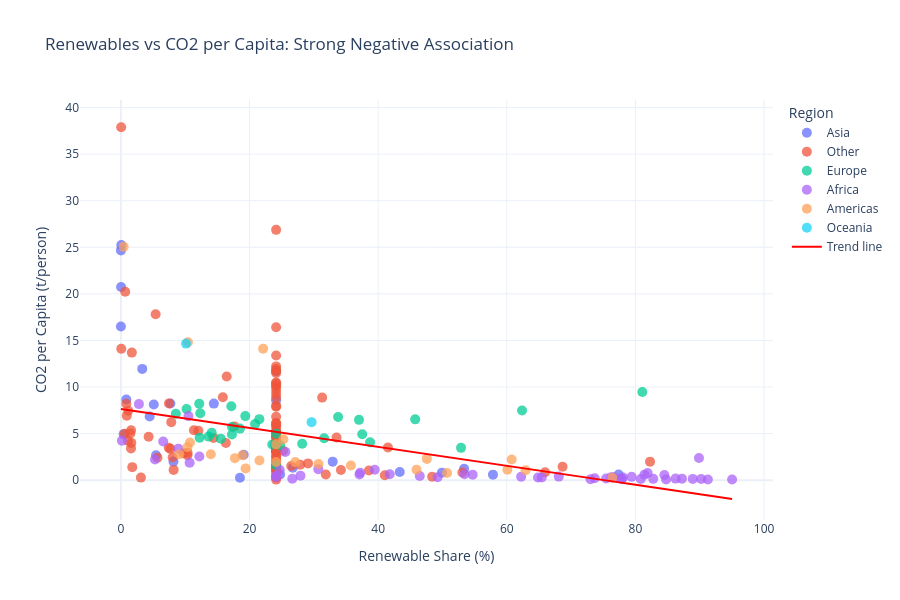

The code cell stored with this chart in its notebook:
### Markdown cell above
### Chart 6. Renewable Share Is the Most Consistent Lever Against Per-Capita Emissions
Observed pattern: Higher renewable penetration aligns with lower per-capita emissions across countries.
WHY: Cleaner electricity lowers system-wide carbon intensity and supports cleaner electrification.
IMPLICATION: Scaling clean power is the strongest practical pathway for sustained reduction.

### Code cell
sc6 = latest_df[(latest_df['renewable_share_final'].notna()) & (latest_df['co2_per_capita'].notna())].copy()

fig = px.scatter(
    sc6,
    x='renewable_share_final',
    y='co2_per_capita',
    color='region',
    hover_name='country',
    title='Renewables vs CO2 per Capita: Strong Negative Association',
    labels={
        'renewable_share_final': 'Renewable Share (%)',
        'co2_per_capita': 'CO2 per Capita (t/person)',
        'region': 'Region'
    },
    hover_data={
        'year': True,
        'renewable_share_final': ':.2f',
        'co2_per_capita': ':.2f',
        'gdp_per_capita_final': ':.2f',
        'co2': ':.2f'
    }
)

# Add a simple linear trend line without external dependencies (no statsmodels required)
x = sc6['renewable_share_final'].to_numpy()
y = sc6['co2_per_capita'].to_numpy()
if len(sc6) >= 2:
    m, b = np.polyfit(x, y, 1)
    x_line = np.linspace(x.min(), x.max(), 100)
    y_line = m * x_line + b
    fig.add_trace(
        go.Scatter(
            x=x_line,
            y=y_line,
            mode='lines',
            name='Trend line',
            line=dict(color='red', width=2)
        )
    )

fig.update_traces(marker=dict(size=10, opacity=0.75), selector=dict(mode='markers'))
fig.update_layout(template='plotly_white', height=600)
fig.show()

### Figure 1 — Plotly figure (JSON) as saved in the notebook; plotly's stock layout.template omitted (floating-point values rounded to 4 significant figures; data arrays with more than 128 entries replaced by an {"elided": "..."} marker saying what was removed)
{"data": [{"customdata": [[2022.0, 1314.0, 10.17], [2022.0, 38320.0, 37.83], [2022.0, 5066.0, 102.1], [2022.0, 3787.0, 20.86], [2022.0, 18920.0, 11710.0], [2022.0, 7350.0, 2831.0], [2022.0, 12550.0, 758.0], [2022.0, 17560.0, 767.2], [2022.0, 11970.0, 217.6], [2022.0, 36990.0, 62.27], [2022.0, 38200.0, 1030.0], [2022.0, 8820.0, 22.43], [2022.0, 47710.0, 115.8], [2022.0, 8485.0, 15.36], [2022.0, 25290.0, 281.9], [2022.0, 13230.0, 40.44], [2022.0, 5414.0, 31.64], [2022.0, 3229.0, 17.61], [2022.0, 37490.0, 77.99], [2022.0, 5412.0, 212.0], [2022.0, 8905.0, 151.0], [2022.0, 56690.0, 667.0], [2022.0, 81740.0, 48.93], [2022.0, 11160.0, 18.38], [2022.0, 2331.0, 31.42], [2022.0, 53280.0, 274.0], [2022.0, 15670.0, 272.6], [2022.0, 8365.0, 322.7]], "hovertemplate": "<b>%{hovertext}</b><br><br>Region=Asia<br>Renewable Share (%)=%{x:.2f}<br>CO2 per Capita (t/person)=%{y:.2f}<br>year=%{customdata[0]}<br>gdp_per_capita_final=%{customdata[1]:.2f}<br>co2=%{customdata[2]:.2f}<extra></extra>", "hovertext": ["Afghanistan", "Bahrain", "Bangladesh", "Cambodia", "China", "India", "Indonesia", "Iran", "Iraq", "Israel", "Japan", "Jordan", "Kuwait", "Lebanon", "Malaysia", "Mongolia", "Myanmar", "Nepal", "Oman", "Pakistan", "Philippines", "Saudi Arabia", "Singapore", "Sri Lanka", "Syria", "Taiwan", "Thailand", "Vietnam"], "legendgroup": "Asia", "marker": {"color": "#636efa", "opacity": 0.75, "size": 10, "symbol": "circle"}, "mode": "markers", "name": "Asia", "orientation": "v", "showlegend": true, "type": "scatter", "x": [18.51, 0.0, 24.75, 53.36, 14.45, 32.93, 19.09, 24.13, 0.43, 4.47, 7.69, 8.17, 0.06, 5.46, 5.11, 3.32, 57.85, 77.39, 0.0, 43.36, 26.73, 0.03, 0.84, 49.91, 24.13, 24.13, 23.96, 24.13], "xaxis": "x", "y": [0.251, 24.67, 0.603, 1.213, 8.218, 1.986, 2.719, 8.57, 4.939, 6.84, 8.237, 1.992, 25.24, 2.674, 8.125, 11.94, 0.589, 0.593, 16.49, 0.87, 1.325, 20.73, 8.661, 0.805, 1.399, 11.7, 3.8, 3.237], "yaxis": "y"}, {"customdata": {"elided": "115x3 float values"}, "hovertemplate": "<b>%{hovertext}</b><br><br>Region=Other<br>Renewable Share (%)=%{x:.2f}<br>CO2 per Capita (t/person)=%{y:.2f}<br>year=%{customdata[0]}<br>gdp_per_capita_final=%{customdata[1]:.2f}<br>co2=%{customdata[2]:.2f}<extra></extra>", "hovertext": ["Africa", "Africa (GCP)", "Andorra", "Anguilla", "Antarctica", "Antigua and Barbuda", "Armenia", "Aruba", "Asia", "Asia (GCP)", "Asia (excl. China and India)", "Azerbaijan", "Bahamas", "Barbados", "Belarus", "Belize", "Bermuda", "Bhutan", "Bonaire Sint Eustatius and Saba", "British Virgin Islands", "Brunei", "Cape Verde", "Central America (GCP)", "Christmas Island", "Congo", "Cook Islands", "Curacao", "Cyprus", "Czechia", "Democratic Republic of Congo", "Dominica", "East Timor", "Estonia", "Eswatini", "Europe", "Europe (GCP)", "Europe (excl. EU-27)", "Europe (excl. EU-28)", "European Union (27)", "European Union (28)", "Faroe Islands", "Fiji", "French Polynesia", "Georgia", "Greenland", "Grenada", "Guyana", "High-income countries", "Hong Kong", "International aviation", "International shipping", "Kazakhstan", "Kiribati", "Kuwaiti Oil Fires (GCP)", "Kyrgyzstan", "Laos", "Latvia", "Liechtenstein", "Lithuania", "Low-income countries", "Lower-middle-income countries", "Luxembourg", "Macao", "Maldives", "Malta", "Marshall Islands", "Micronesia (country)", "Middle East (GCP)", "Moldova", "Montserrat", "Nauru", "New Caledonia", "Niue", "Non-OECD (GCP)", "North America", "North America (GCP)", "North America (excl. USA)", "North Korea", "North Macedonia", "OECD (GCP)", "Oceania", "Oceania (GCP)", "Palau", "Palestine", "Papua New Guinea", "Qatar", "Russia", "Ryukyu Islands (GCP)", "Saint Helena", "Saint Kitts and Nevis", "Saint Lucia", "Saint Pierre and Miquelon", "Saint Vincent and the Grenadines", "Samoa", "Seychelles", "Sint Maarten (Dutch part)", "Slovakia", "Solomon Islands", "South America", "South America (GCP)", "South Korea", "Suriname", "Tajikistan", "Tonga", "Turkmenistan", "Turks and Caicos Islands", "Tuvalu", "Ukraine", "United Arab Emirates", "Upper-middle-income countries", "Uzbekistan", "Vanuatu", "Wallis and Futuna", "World", "Yemen"], "legendgroup": "Other", "marker": {"color": "#EF553B", "opacity": 0.75, "size": 10, "symbol": "circle"}, "mode": "markers", "name": "Other", "orientation": "v", "showlegend": true, "type": "scatter", "x": [24.13, 24.13, 24.13, 24.13, 24.13, 0.91, 10.34, 7.48, 24.13, 24.13, 24.13, 1.62, 1.14, 4.31, 7.83, 29.09, 0.84, 82.27, 24.13, 24.13, 24.13, 24.13, 24.13, 24.13, 68.67, 24.13, 24.13, 12.05, 15.85, 24.13, 8.05, 24.13, 31.29, 65.95, 24.13, 24.13, 24.13, 24.13, 24.13, 24.13, 24.13, 26.48, 24.13, 25.22, 24.13, 10.37, 11.35, 24.13, 24.13, 24.13, 24.13, 1.7, 41.03, 24.13, 27.88, 24.13, 41.52, 24.13, 33.53, 24.13, 24.13, 16.45, 24.13, 1.11, 7.7, 24.13, 24.13, 24.13, 24.13, 24.13, 0.61, 5.4, 24.13, 24.13, 24.13, 24.13, 24.13, 24.13, 16.32, 24.13, 24.13, 24.13, 24.13, 24.13, 53.09, 0.04, 24.13, 24.13, 24.13, 1.58, 9.75, 24.13, 5.68, 34.21, 1.47, 24.13, 17.64, 48.39, 24.13, 24.13, 24.13, 14.4, 38.56, 1.77, 0.06, 24.13, 8.2, 7.44, 0.67, 24.13, 1.57, 31.86, 24.13, 24.13, 3.11], "xaxis": "x", "y": [1.01, 3.187, 5.311, 10.06, 3.187, 6.913, 2.672, 8.242, 4.685, 3.187, 4.059, 3.999, 7.451, 4.658, 6.227, 1.797, 8.194, 1.984, 5.115, 4.844, 26.87, 1.15, 3.187, 3.187, 1.446, 5.218, 11.92, 5.311, 8.905, 0.058, 2.466, 0.489, 8.863, 0.844, 6.813, 3.187, 7.893, 8.878, 6.094, 5.892, 13.38, 1.51, 3.162, 3.162, 10.48, 2.928, 5.351, 10.15, 4.121, 3.187, 3.187, 13.69, 0.534, 3.187, 1.655, 2.983, 3.513, 3.262, 4.578, 0.283, 1.52, 11.13, 1.489, 4.228, 3.359, 3.702, 1.291, 3.187, 1.702, 5.73, 4.989, 17.82, 3.974, 3.187, 10.39, 3.187, 4.565, 2.138, 3.995, 3.187, 9.679, 3.187, 12.21, 0.886, 0.827, 37.89, 11.51, 3.187, 2.047, 5.364, 2.898, 9.268, 2.417, 1.096, 5.01, 16.42, 5.772, 0.362, 2.557, 3.187, 11.72, 4.537, 1.033, 1.395, 14.12, 7.97, 1.098, 3.485, 20.22, 6.131, 3.409, 0.605, 2.549, 4.678, 0.272], "yaxis": "y"}, {"customdata": [[2022.0, 12790.0, 4.498], [2022.0, 44000.0, 61.45], [2022.0, 42060.0, 88.92], [2022.0, 14690.0, 20.74], [2022.0, 20270.0, 46.93], [2022.0, 26180.0, 17.59], [2022.0, 50730.0, 29.09], [2022.0, 40610.0, 36.34], [2022.0, 40310.0, 295.3], [2022.0, 46500.0, 667.8], [2022.0, 25340.0, 57.61], [2022.0, 29470.0, 45.27], [2022.0, 42120.0, 3.598], [2022.0, 60350.0, 36.68], [2022.0, 35830.0, 340.1], [2022.0, 44760.0, 8.569], [2022.0, 20780.0, 2.495], [2022.0, 49130.0, 127.5], [2022.0, 88390.0, 40.83], [2022.0, 32070.0, 314.9], [2022.0, 28390.0, 40.72], [2022.0, 26330.0, 73.19], [2022.0, 17200.0, 44.46], [2022.0, 32800.0, 12.73], [2022.0, 33980.0, 234.2], [2022.0, 47120.0, 36.34], [2022.0, 63620.0, 32.95], [2022.0, 27410.0, 443.6], [2022.0, 38360.0, 311.1]], "hovertemplate": "<b>%{hovertext}</b><br><br>Region=Europe<br>Renewable Share (%)=%{x:.2f}<br>CO2 per Capita (t/person)=%{y:.2f}<br>year=%{customdata[0]}<br>gdp_per_capita_final=%{customdata[1]:.2f}<br>co2=%{customdata[2]:.2f}<extra></extra>", "hovertext": ["Albania", "Austria", "Belgium", "Bosnia and Herzegovina", "Bulgaria", "Croatia", "Denmark", "Finland", "France", "Germany", "Greece", "Hungary", "Iceland", "Ireland", "Italy", "Kosovo", "Montenegro", "Netherlands", "Norway", "Poland", "Portugal", "Romania", "Serbia", "Slovenia", "Spain", "Sweden", "Switzerland", "Turkey", "United Kingdom"], "legendgroup": "Europe", "marker": {"color": "#00cc96", "opacity": 0.75, "size": 10, "symbol": "circle"}, "mode": "markers", "name": "Europe", "orientation": "v", "showlegend": true, "type": "scatter", "x": [24.13, 33.77, 10.21, 37.02, 19.34, 31.6, 37.52, 45.76, 15.53, 17.17, 18.51, 13.64, 81.07, 12.34, 17.27, 24.13, 38.74, 8.54, 62.37, 12.18, 28.19, 23.54, 21.53, 20.86, 17.27, 52.88, 24.76, 14.12, 12.24], "xaxis": "x", "y": [1.591, 6.78, 7.638, 6.472, 6.876, 4.501, 4.929, 6.525, 4.456, 7.942, 5.533, 4.674, 9.458, 7.177, 5.705, 4.988, 4.06, 7.121, 7.483, 8.203, 3.909, 3.818, 6.547, 6.017, 4.897, 3.465, 3.748, 5.095, 4.563], "yaxis": "y"}, {"customdata": {"elided": "49x3 float values"}, "hovertemplate": "<b>%{hovertext}</b><br><br>Region=Africa<br>Renewable Share (%)=%{x:.2f}<br>CO2 per Capita (t/person)=%{y:.2f}<br>year=%{customdata[0]}<br>gdp_per_capita_final=%{customdata[1]:.2f}<br>co2=%{customdata[2]:.2f}<extra></extra>", "hovertext": ["Algeria", "Angola", "Benin", "Botswana", "Burkina Faso", "Burundi", "Cameroon", "Central African Republic", "Chad", "Comoros", "Cote d'Ivoire", "Djibouti", "Egypt", "Equatorial Guinea", "Eritrea", "Ethiopia", "Gabon", "Gambia", "Ghana", "Guinea", "Guinea-Bissau", "Kenya", "Lesotho", "Liberia", "Libya", "Madagascar", "Malawi", "Mali", "Mauritania", "Mauritius", "Morocco", "Mozambique", "Namibia", "Niger", "Nigeria", "Rwanda", "Sao Tome and Principe", "Senegal", "Sierra Leone", "Somalia", "South Africa", "South Sudan", "Sudan", "Tanzania", "Togo", "Tunisia", "Uganda", "Zambia", "Zimbabwe"], "legendgroup": "Africa", "marker": {"color": "#ab63fa", "opacity": 0.75, "size": 10, "symbol": "circle"}, "mode": "markers", "name": "Africa", "orientation": "v", "showlegend": true, "type": "scatter", "x": [0.16, 54.69, 46.47, 25.57, 64.85, 84.77, 79.41, 91.26, 77.79, 53.43, 24.13, 27.92, 5.3, 6.58, 73.67, 88.92, 89.88, 49.24, 41.8, 65.44, 86.24, 68.08, 39.47, 87.24, 2.8, 82.77, 73.02, 76.64, 24.7, 8.94, 10.69, 78.08, 30.69, 80.83, 81.4, 77.86, 37.09, 37.2, 75.44, 95.03, 10.5, 26.65, 62.23, 24.13, 76.21, 12.2, 90.22, 84.5, 81.9], "xaxis": "x", "y": [4.239, 0.592, 0.443, 3.031, 0.291, 0.066, 0.354, 0.074, 0.152, 0.637, 0.477, 0.484, 2.219, 4.157, 0.211, 0.135, 2.379, 0.306, 0.626, 0.288, 0.164, 0.379, 1.116, 0.161, 8.164, 0.138, 0.088, 0.304, 1.08, 3.383, 1.869, 0.285, 1.181, 0.126, 0.589, 0.143, 0.599, 0.801, 0.174, 0.071, 6.874, 0.148, 0.355, 0.304, 0.301, 2.54, 0.13, 0.543, 0.761], "yaxis": "y"}, {"customdata": [[2022.0, 18830.0, 183.8], [2022.0, 6472.0, 23.49], [2022.0, 15160.0, 480.1], [2022.0, 45370.0, 547.7], [2022.0, 22930.0, 85.74], [2022.0, 14360.0, 89.44], [2022.0, 15810.0, 8.01], [2022.0, 7609.0, 23.26], [2022.0, 17020.0, 31.23], [2022.0, 9820.0, 42.07], [2022.0, 9438.0, 7.913], [2022.0, 8193.0, 18.91], [2022.0, 1526.0, 2.87], [2022.0, 4753.0, 11.74], [2022.0, 7051.0, 7.908], [2022.0, 15810.0, 453.8], [2022.0, 4868.0, 5.131], [2022.0, 21530.0, 11.71], [2022.0, 9634.0, 7.533], [2022.0, 10210.0, 64.78], [2022.0, 25080.0, 37.49], [2022.0, 57080.0, 5055.0], [2022.0, 20370.0, 7.501], [2022.0, 5305.0, 108.4]], "hovertemplate": "<b>%{hovertext}</b><br><br>Region=Americas<br>Renewable Share (%)=%{x:.2f}<br>CO2 per Capita (t/person)=%{y:.2f}<br>year=%{customdata[0]}<br>gdp_per_capita_final=%{customdata[1]:.2f}<br>co2=%{customdata[2]:.2f}<extra></extra>", "hovertext": ["Argentina", "Bolivia", "Brazil", "Canada", "Chile", "Colombia", "Costa Rica", "Cuba", "Dominican Republic", "Ecuador", "El Salvador", "Guatemala", "Haiti", "Honduras", "Jamaica", "Mexico", "Nicaragua", "Panama", "Paraguay", "Peru", "Trinidad and Tobago", "United States", "Uruguay", "Venezuela"], "legendgroup": "Americas", "marker": {"color": "#FFA15A", "opacity": 0.75, "size": 10, "symbol": "circle"}, "mode": "markers", "name": "Americas", "orientation": "v", "showlegend": true, "type": "scatter", "x": [10.74, 24.13, 47.57, 22.11, 25.26, 30.72, 35.76, 21.54, 13.98, 17.73, 19.39, 62.92, 76.4, 45.96, 9.09, 10.34, 50.71, 18.91, 60.09, 27.12, 0.43, 10.42, 60.76, 24.13], "xaxis": "x", "y": [4.047, 1.945, 2.283, 14.11, 4.385, 1.729, 1.576, 2.103, 2.78, 2.36, 1.26, 1.06, 0.25, 1.122, 2.785, 3.528, 0.762, 2.66, 1.114, 1.935, 25.06, 14.8, 2.212, 3.843], "yaxis": "y"}, {"customdata": [[2022.0, 51310.0, 384.1], [2022.0, 39090.0, 31.97]], "hovertemplate": "<b>%{hovertext}</b><br><br>Region=Oceania<br>Renewable Share (%)=%{x:.2f}<br>CO2 per Capita (t/person)=%{y:.2f}<br>year=%{customdata[0]}<br>gdp_per_capita_final=%{customdata[1]:.2f}<br>co2=%{customdata[2]:.2f}<extra></extra>", "hovertext": ["Australia", "New Zealand"], "legendgroup": "Oceania", "marker": {"color": "#19d3f3", "opacity": 0.75, "size": 10, "symbol": "circle"}, "mode": "markers", "name": "Oceania", "orientation": "v", "showlegend": true, "type": "scatter", "x": [10.13, 29.65], "xaxis": "x", "y": [14.66, 6.229], "yaxis": "y"}, {"line": {"color": "red", "width": 2}, "mode": "lines", "name": "Trend line", "type": "scatter", "x": [0.0, 0.9599, 1.92, 2.88, 3.84, 4.799, 5.759, 6.719, 7.679, 8.639, 9.599, 10.56, 11.52, 12.48, 13.44, 14.4, 15.36, 16.32, 17.28, 18.24, 19.2, 20.16, 21.12, 22.08, 23.04, 24.0, 24.96, 25.92, 26.88, 27.84, 28.8, 29.76, 30.72, 31.68, 32.64, 33.6, 34.56, 35.52, 36.48, 37.44, 38.4, 39.36, 40.32, 41.28, 42.24, 43.2, 44.16, 45.12, 46.08, 47.04, 47.99, 48.95, 49.91, 50.87, 51.83, 52.79, 53.75, 54.71, 55.67, 56.63, 57.59, 58.55, 59.51, 60.47, 61.43, 62.39, 63.35, 64.31, 65.27, 66.23, 67.19, 68.15, 69.11, 70.07, 71.03, 71.99, 72.95, 73.91, 74.87, 75.83, 76.79, 77.75, 78.71, 79.67, 80.63, 81.59, 82.55, 83.51, 84.47, 85.43, 86.39, 87.35, 88.31, 89.27, 90.23, 91.19, 92.15, 93.11, 94.07, 95.03], "y": [7.647, 7.55, 7.452, 7.354, 7.257, 7.159, 7.061, 6.964, 6.866, 6.768, 6.67, 6.573, 6.475, 6.377, 6.28, 6.182, 6.084, 5.987, 5.889, 5.791, 5.693, 5.596, 5.498, 5.4, 5.303, 5.205, 5.107, 5.01, 4.912, 4.814, 4.716, 4.619, 4.521, 4.423, 4.326, 4.228, 4.13, 4.033, 3.935, 3.837, 3.739, 3.642, 3.544, 3.446, 3.349, 3.251, 3.153, 3.055, 2.958, 2.86, 2.762, 2.665, 2.567, 2.469, 2.372, 2.274, 2.176, 2.078, 1.981, 1.883, 1.785, 1.688, 1.59, 1.492, 1.395, 1.297, 1.199, 1.101, 1.004, 0.9061, 0.8084, 0.7106, 0.6129, 0.5152, 0.4175, 0.3198, 0.2221, 0.1244, 0.02674, -0.07096, -0.1687, -0.2664, -0.3641, -0.4618, -0.5595, -0.6572, -0.7549, -0.8526, -0.9503, -1.048, -1.146, -1.243, -1.341, -1.439, -1.536, -1.634, -1.732, -1.83, -1.927, -2.025]}], "layout": {"height": 600, "legend": {"title": {"text": "Region"}, "tracegroupgap": 0}, "title": {"text": "Renewables vs CO2 per Capita: Strong Negative Association"}, "xaxis": {"anchor": "y", "domain": [0, 1], "title": {"text": "Renewable Share (%)"}}, "yaxis": {"anchor": "x", "domain": [0, 1], "title": {"text": "CO2 per Capita (t/person)"}}}}
